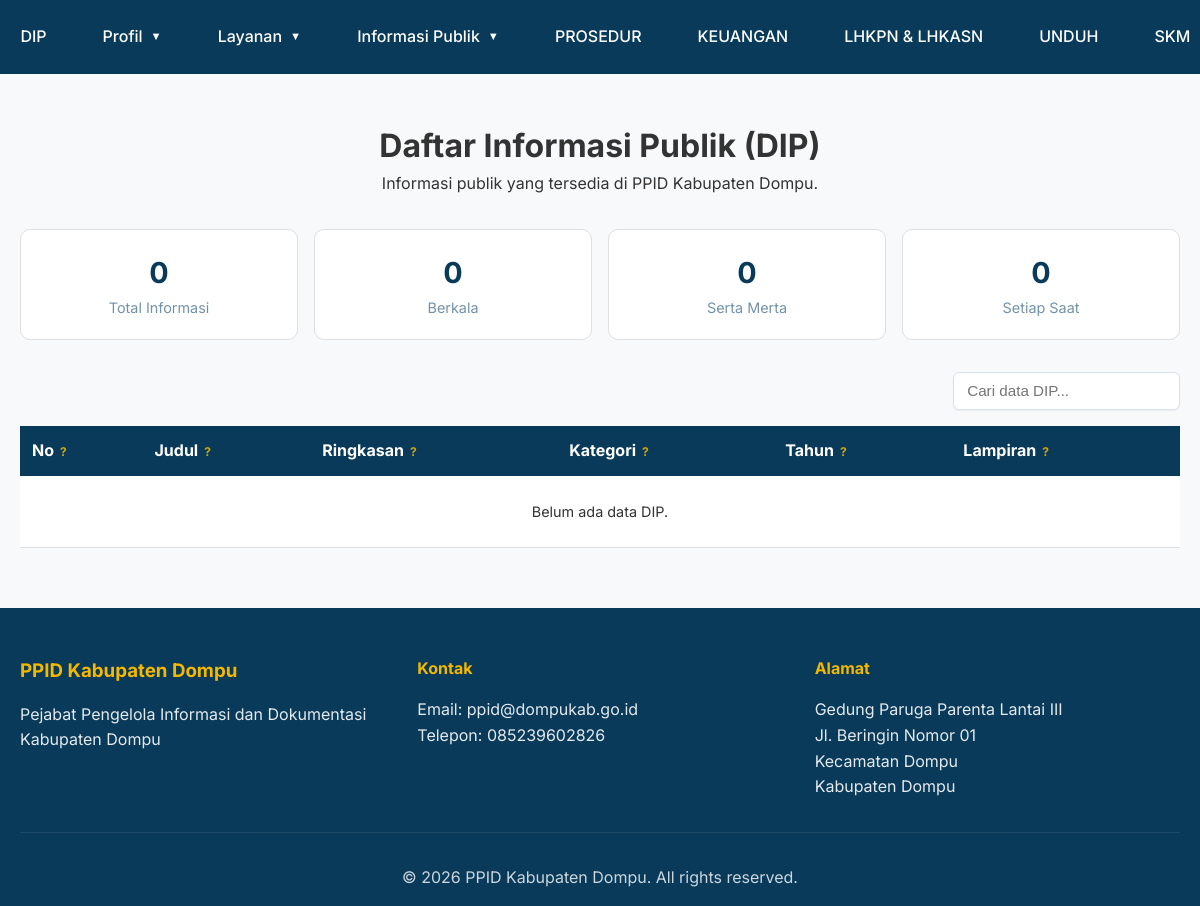
/pages/dip.php, run on an earlier commit of the app's database.
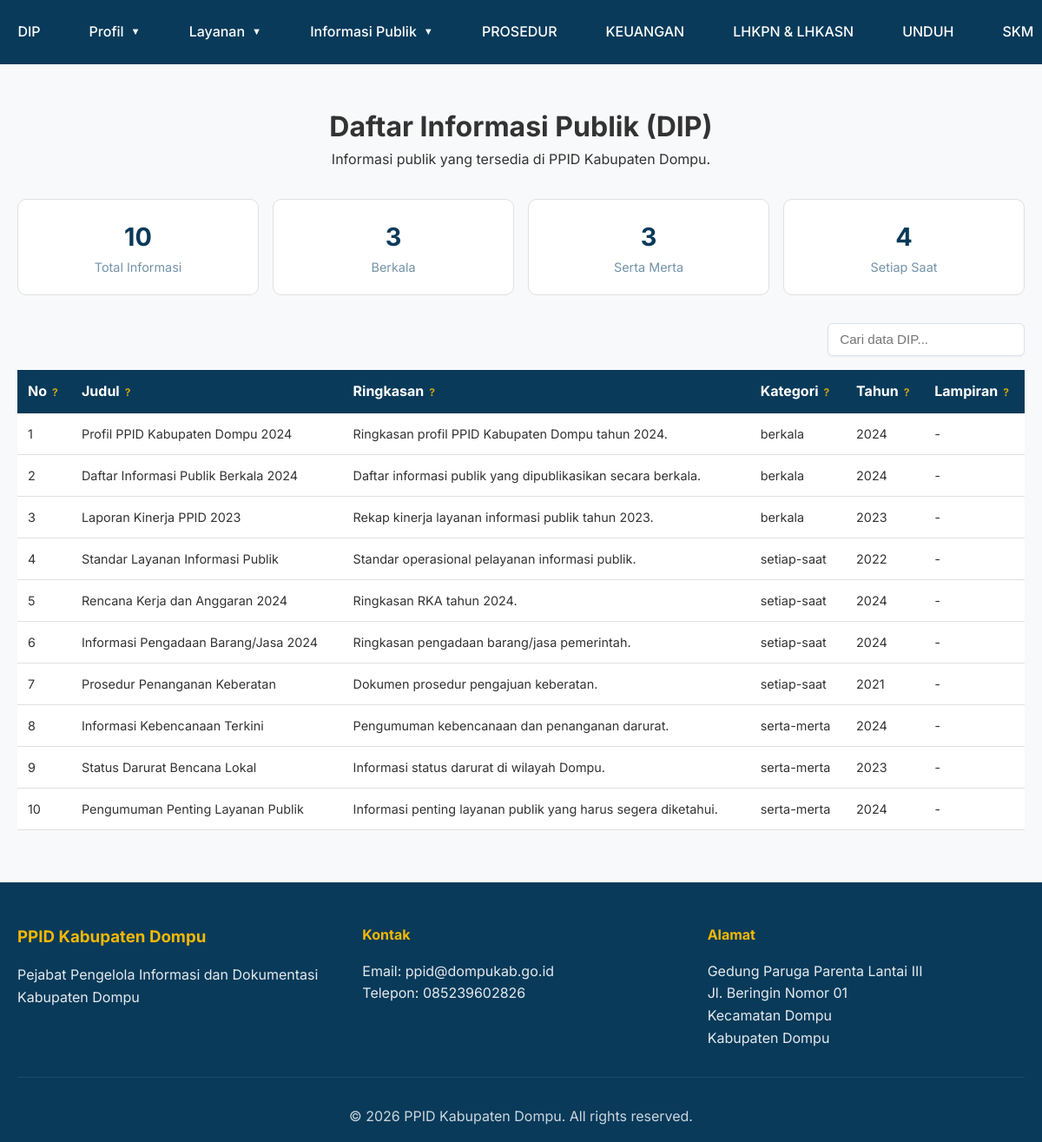
And on a later commit of the database.
### tables this page shows
CREATE TABLE `menus` (
  `id` int(11) NOT NULL,
  `name` varchar(100) NOT NULL,
  `url` varchar(255) NOT NULL,
  `parent_id` int(11) DEFAULT 0,
  `order_index` int(11) DEFAULT 0,
  `is_active` tinyint(1) DEFAULT 1,
  `created_at` timestamp NOT NULL DEFAULT current_timestamp(),
  `updated_at` timestamp NOT NULL DEFAULT current_timestamp() ON UPDATE current_timestamp()
);

CREATE TABLE `daftar_informasi_publik` (
  `id` int(11) NOT NULL,
  `judul` varchar(255) NOT NULL,
  `ringkasan` text DEFAULT NULL,
  `kategori` enum('berkala','serta-merta','setiap-saat') NOT NULL,
  `tahun` year(4) DEFAULT NULL,
  `file_id` int(11) DEFAULT NULL,
  `status_publikasi` enum('draft','published') DEFAULT 'published',
  `created_at` timestamp NOT NULL DEFAULT current_timestamp(),
  `created_by` int(11) DEFAULT NULL,
  `updated_at` timestamp NULL DEFAULT NULL ON UPDATE current_timestamp()
);

### includes/config.php (called while the page is built, shortened)
<?php
function buildUrl($url) {
    $url = trim((string)$url);
    if ($url === '' || $url === '#') {
        return '#';
    }
    return rtrim(BASE_URL, '/') . '/' . ltrim($url, '/');
}
?>

### pages/dip.php (the view, shortened to what the changed rows need)
<?php
require_once '../includes/config.php';
$page = isset($_GET['page']) ? (int)$_GET['page'] : 1;
$limit = 10;
$offset = ($page - 1) * $limit;
$stats = [
    'total' => 0,
    'berkala' => 0,
    'serta-merta' => 0,
    'setiap-saat' => 0
];
$stmt = $conn->prepare("SELECT kategori, COUNT(*) as count FROM daftar_informasi_publik WHERE status_publikasi = 'published' GROUP BY kategori");
$stmt->execute();
$res = $stmt->get_result();
while ($row = $res->fetch_assoc()) {
    $stats[$row['kategori']] = (int)$row['count'];
    $stats['total'] += (int)$row['count'];
}
$stmt = $conn->prepare("
    SELECT dip.*, f.nama_file, f.path
    FROM daftar_informasi_publik dip
    LEFT JOIN files f ON dip.file_id = f.id
    WHERE dip.status_publikasi = 'published'
    ORDER BY dip.created_at DESC
    LIMIT ? OFFSET ?
");
$stmt->bind_param("ii", $limit, $offset);
$stmt->execute();
$dipList = $stmt->get_result()->fetch_all(MYSQLI_ASSOC);
?>
<!DOCTYPE html>
<html lang="id">
<head>
    <link rel="stylesheet" href="../css/style.css">
 </head>
<body class="dip-page">
    <?php include '../includes/header.php'; ?>
    <main class="dip-content">
        <div class="container">
            <div class="page-header">
                <h1>Daftar Informasi Publik (DIP)</h1>
            </div>
            <div class="dip-stats">
                <div class="dip-stat-card">
                    <div class="dip-stat-number"><?php echo $stats['total']; ?></div>
                    <div class="dip-stat-label">Total Informasi</div>
                </div>
                <div class="dip-stat-card">
                    <div class="dip-stat-number"><?php echo $stats['berkala']; ?></div>
                    <div class="dip-stat-label">Berkala</div>
                </div>
                <div class="dip-stat-card">
                    <div class="dip-stat-number"><?php echo $stats['serta-merta']; ?></div>
                    <div class="dip-stat-label">Serta Merta</div>
                </div>
                <div class="dip-stat-card">
                    <div class="dip-stat-number"><?php echo $stats['setiap-saat']; ?></div>
                    <div class="dip-stat-label">Setiap Saat</div>
                </div>
            </div>
            <div class="table-container">
                <table class="dip-table" id="dipTable">
                    <thead>
                        <tr>
                            <th data-sort="number">No</th>
                            <th data-sort="text">Judul</th>
                            <th data-sort="text">Ringkasan</th>
                            <th data-sort="text">Kategori</th>
                            <th data-sort="text">Tahun</th>
                            <th data-sort="text">Lampiran</th>
                        </tr>
                    </thead>
                    <tbody>
                        <?php if (!empty($dipList)): ?>
                            <?php $no = ($page - 1) * $limit + 1; ?>
                            <?php foreach ($dipList as $dip): ?>
                                <tr>
                                    <td><?php echo $no++; ?></td>
                                    <td><?php echo htmlspecialchars($dip['judul']); ?></td>
                                    <td><?php echo htmlspecialchars($dip['ringkasan'] ?? '-'); ?></td>
                                    <td><?php echo htmlspecialchars($dip['kategori']); ?></td>
                                    <td><?php echo htmlspecialchars($dip['tahun'] ?? '-'); ?></td>
                                    <td>
                                        <?php if (!empty($dip['path'])): ?>
                                            <a href="<?php echo htmlspecialchars(buildUrl($dip['path'])); ?>" target="_blank" rel="noopener noreferrer">Unduh</a>
                                        <?php else: ?>
                                            <em>-</em>
                                        <?php endif; ?>
                                    </td>
                                </tr>
                            <?php endforeach; ?>
                        <?php else: ?>
                            <tr>
                                <td colspan="6" style="text-align:center; padding: 1.5rem;">Belum ada data DIP.</td>
                            </tr>
                        <?php endif; ?>
                    </tbody>
                </table>
            </div>
        </div>
    </main>
</body>
</html>

### includes/header.php (shortened to what the changed rows need)
<header class="header" id="header">
    <div class="container">
        <div class="header-content">
            <nav class="nav-menu">
                <ul class="nav-list">
                    <?php
                    global $conn;
                    $menuByParent = [];
                    $result = $conn->query("SELECT * FROM menus WHERE is_active = 1 ORDER BY parent_id ASC, order_index ASC");
                    while ($row = $result->fetch_assoc()) {
                        $menuByParent[(int)$row['parent_id']][] = $row;
                    }
                    function renderNavMenu($menuByParent, $parentId = 0) {
                        foreach ($menuByParent[$parentId] as $menu) {
                            $menuId = (int)$menu['id'];
                            $hasChildren = !empty($menuByParent[$menuId]);
                            echo '<li class="nav-item">';
                            if ($hasChildren) {
                                echo '<a href="' . buildUrl($menu['url']) . '" class="nav-link dropdown-toggle">' . htmlspecialchars($menu['name']) . '</a>';
                            } else {
                                echo '<a href="' . buildUrl($menu['url']) . '" class="nav-link">' . htmlspecialchars($menu['name']) . '</a>';
                            }
                            echo '</li>';
                        }
                    }
                    renderNavMenu($menuByParent, 0);
                    ?>
                </ul>
            </nav>
        </div>
    </div>
</header>

What changed in the data, as far as the page shows it:
now on this page (row unchanged): menus: parent "3"
added daftar_informasi_publik: judul "Profil PPID Kabupaten Dompu 2024", ringkasan "Ringkasan profil PPID Kabupaten Dompu tahun 2024.", kategori "berkala", tahun "2024"
added daftar_informasi_publik: judul "Daftar Informasi Publik Berkala 2024", ringkasan "Daftar informasi publik yang dipublikasikan secara berkala.", kategori "berkala", tahun "2024"
added daftar_informasi_publik: judul "Laporan Kinerja PPID 2023", ringkasan "Rekap kinerja layanan informasi publik tahun 2023.", kategori "berkala", tahun "2023"
added daftar_informasi_publik: judul "Standar Layanan Informasi Publik", ringkasan "Standar operasional pelayanan informasi publik.", kategori "setiap-saat", tahun "2022"
added daftar_informasi_publik: judul "Rencana Kerja dan Anggaran 2024", ringkasan "Ringkasan RKA tahun 2024.", kategori "setiap-saat", tahun "2024"
added daftar_informasi_publik: judul "Informasi Pengadaan Barang/Jasa 2024", ringkasan "Ringkasan pengadaan barang/jasa pemerintah.", kategori "setiap-saat", tahun "2024"
added daftar_informasi_publik: judul "Prosedur Penanganan Keberatan", ringkasan "Dokumen prosedur pengajuan keberatan.", kategori "setiap-saat", tahun "2021"
added daftar_informasi_publik: judul "Informasi Kebencanaan Terkini", ringkasan "Pengumuman kebencanaan dan penanganan darurat.", kategori "serta-merta", tahun "2024"
added daftar_informasi_publik: judul "Status Darurat Bencana Lokal", ringkasan "Informasi status darurat di wilayah Dompu.", kategori "serta-merta", tahun "2023"
added daftar_informasi_publik: judul "Pengumuman Penting Layanan Publik", ringkasan "Informasi penting layanan publik yang harus segera diketahui.", kategori "serta-merta", tahun "2024"
Also different on the page:
$stats['total']: "0" → "10"
$stats['setiap-saat']: "0" → "4"
$stats['berkala']: "0" → (not shown)
$stats['serta-merta']: "0" → (not shown)
text no longer shown: "Belum ada data DIP."
